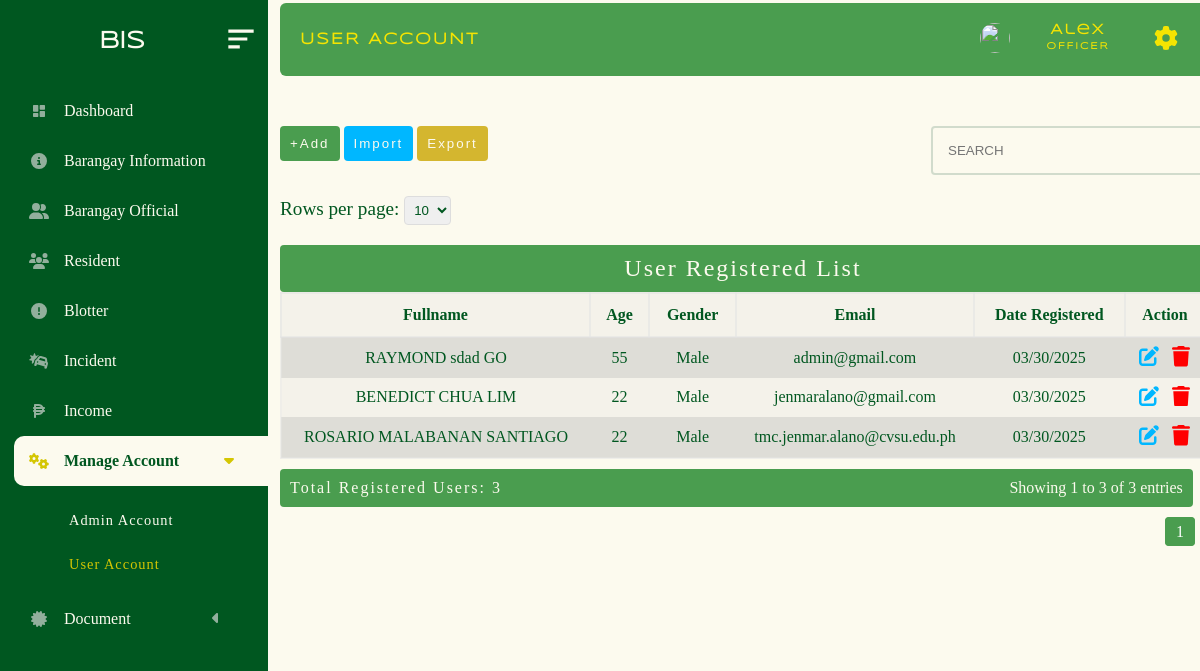
The page /administrator/admin_panel/user_registered.php (signed in) on the database its author committed.
### tables this page shows
CREATE TABLE `user_account` (
  `firstname` varchar(200) NOT NULL,
  `middlename` varchar(200) NOT NULL,
  `lastname` varchar(200) NOT NULL,
  `email` varchar(200) NOT NULL,
  `password` varchar(200) NOT NULL,
  `gender` varchar(200) NOT NULL,
  `age` int(11) NOT NULL,
  `birthday` date NOT NULL,
  `date_registered` date NOT NULL,
  `house_no` varchar(200) NOT NULL,
  `sitio_pook` varchar(200) NOT NULL,
  `contact_no` varchar(200) NOT NULL,
  `profile` varchar(200) NOT NULL,
  `user_id` int(11) NOT NULL
);

### administrator/admin_panel/user_register_folder/table.php (the view, shortened to what this page needs)
<!DOCTYPE html>
<html lang="en">
<head>
</head>
<body>
    <?php
    require("../../database/conn_db.php");
    $page = isset($_GET['page']) ? max(1, (int)$_GET['page']) : 1;
    $limit = isset($_GET['limit']) ? max(1, (int)$_GET['limit']) : 10;
    $offset = ($page - 1) * $limit;
    $countQuery = "SELECT COUNT(*) AS total FROM user_account";
    $countResult = $conn->query($countQuery);
    $totalRows = $countResult->fetch_assoc()['total'];
    $totalPages = max(1, ceil($totalRows / $limit));
    $startRow = ($page - 1) * $limit + 1;
    $endRow = min($page * $limit, $totalRows);
    $sql = "SELECT * FROM user_account ORDER BY user_id DESC LIMIT $limit OFFSET $offset";
    $result = $conn->query($sql);
    ?>
    <?php if ($result->num_rows > 0): ?>
    <div class="limit-selector">
        <form method="GET" action="">
            <label for="limit">Rows per page:</label>
            <select name="limit" id="limit" onchange="this.form.submit()">
                <option value="10" <?php if ($limit == 10) echo 'selected'; ?>>10</option>
            </select>
        </form>
    </div>
    <table>
        <caption>User Registered List</caption>
        <tr>
            <th>Fullname</th>
            <th>Age</th>
            <th>Gender</th>
            <th>Email</th>
            <th>Date Registered</th>
            <th>Action</th>
        </tr>
        <?php
        while($row = $result->fetch_assoc()) {
            $firstname =$row["firstname"];
            $middlename =$row["middlename"];
            $lastname =$row["lastname"];
            $gender =$row["gender"];
            $age =$row["age"];
            $email =$row["email"];
            $date_registered=$row["date_registered"];
        ?>
        <tr class="table_hover">
            <td><?php echo $firstname . " " . $middlename . " " . $lastname; ?></td>
            <td><?php echo $age; ?></td>
            <td><?php echo $gender; ?></td>
            <td><?php echo $email; ?></td>
            <td><?php echo date('m/d/Y', strtotime($date_registered)); ?></td>
            <td>
                <div id="form_up_del_official">
                    <button id="update_official_btn" class="update_btn_register" data-id="<?php echo $row["user_id"]; ?>">
                    </button>
                    <button id="delete_official_btn" class="delete_btn_blotter_user" data-id="<?php echo $row["user_id"]; ?>">
                    </button>
                </div>
            </td>
        </tr>
        <?php } ?>
    </table>
    <div class="table-footer">
        <div class="total-count">Total Registered Users: <?php echo $totalRows; ?></div>
        <div class="pagination-info">
            Showing <?php echo $startRow; ?> to <?php echo $endRow; ?> of <?php echo $totalRows; ?> entries
        </div>
    </div>
    <div class="pagination">
        <?php for ($i = 1; $i <= $totalPages; $i++): ?>
            <a href="?page=<?php echo $i; ?>&limit=<?php echo $limit; ?>" class="<?php echo $i == $page ? 'active' : ''; ?>">
                <?php echo $i; ?>
            </a>
        <?php endfor; ?>
    </div>
    <?php endif; ?>
            <?php include("user_register_folder/update_user.php"); ?>
</body>
</html>

### administrator/admin_panel/style.css/mian.stylecss.css (style rules this page uses)
* { margin: 0px; padding: 0px; box-sizing: content-box; list-style-type: none ; }
html { scroll-behavior: smooth; }
:root { --bg-color: #FCFAEE; --2nd-bg-color:#4A9D4f; --sub-bg-color: #005720 ; --1st-text-color: #005720 ; --2nd-text-color: rgb(53, 53, 53); --3rd-text-color: #FCFAEE; --btn-color: #F5E402; --other-color :rgb(0, 183, 255); }
body { background-color: var(--bg-color); position: relative; min-height: 100%; width: 100%; overflow: scroll; overflow-x: hidden; }

### administrator/admin_panel/style.css/user.registration.css (style rules this page uses)
* { margin: 0px; padding: 0px; box-sizing: content-box; list-style-type: none ; }
:root { --bg-color: #FCFAEE; --2nd-bg-color:#4A9D4f; --sub-bg-color: #005720 ; --1st-text-color: #005720 ; --2nd-text-color: rgb(53, 53, 53); --3rd-text-color: #FCFAEE; --btn-color: #d4b62f; --other-color :rgb(0, 183, 255); }
body { background-repeat: no-repeat; background-size: cover; background-color: #FCFAEE; }
table { border: 2px solid rgba(228, 228, 228, 0.39); margin-left: 40px; margin-top: 20px; background-color: rgba(226, 226, 226, 0.322); width: 77vw; border-collapse: collapse; transition: all 0.5s ease; border-radius:4px; font-family: "sub_text"; color: var(--1st-text-color); }
table td { padding: 5px; text-align: center; }
table th { border: 2px solid rgba(226, 226, 226, 0.562); padding: 12px; }
table tr:nth-child(even) { background-color: #a7a5a548; }
caption { font-size: 2vw; letter-spacing: 2px; background-color: var(--2nd-bg-color); padding-bottom: 10px; padding-top: 10px; color: var(--bg-color); border-radius: 4px; }
.pagination { margin: 0px 0; float: right; margin-right: 0px; padding-bottom: 60px; margin-left: 20px; }
.pagination a { margin: 0 5px; padding: 5px 10px; text-decoration: none; color: var(--1st-text-color); border: 1px solid #ddd; border-radius: 4px; line-height: 50px; }
.pagination a.active { background-color: var(--2nd-bg-color); color: white; border: 1px solid var(--2nd-bg-color); }
.limit-selector { margin-top: 100px; padding-left: 40px; color: #005720; font-family: "sub_text"; transition: all 0.5s ease; font-size: 1.2rem; }
.limit-selector select { padding: 5px; border-radius: 4px; border: 1px solid #ddd; width: max-content; color: #005720; }
#form_up_del_official { display: flex; justify-content:space-evenly ; align-items: center; }
#update_official_btn { color: var(--bg-color); cursor: pointer; padding: 3px 5px 3px 5px; background-color: transparent; border-radius: 4px; font-size: 0.9rem; outline: none; border: none; }
#update_official_btn svg { width: 20px; fill: var(--other-color); }
#delete_official_btn { color: var(--bg-color); cursor: pointer; padding: 3px 5px 3px 5px; background-color: transparent; border-radius: 4px; border: 1px solid rgb(197, 197, 197); outline: none; border: none; font-size: 0.9rem; }
#delete_official_btn svg { width: 18px; fill: red; }
* { margin: 0px; padding: 0px; box-sizing: content-box; }
html { scroll-behavior: smooth; }
:root { --bg-color:#FCFAEE; --2nd-bg-color:#4A9D4f; --sub-bg-color: #005720 ; --1st-text-color: #005720 ; --2nd-text-color: rgb(53, 53, 53); --3rd-text-color: #FCFAEE; --btn-color: #F5E402; --other-color :rgb(0, 183, 255); }
body::before { opacity: 10%; }
body { background-size: cover; overflow-x: hidden; }
@media only screen and (min-width: 320px ) { body { overflow-x: hidden; } }
@media only screen and (min-width: 481px ) { body { overflow-x: hidden; } }
@media only screen and (min-width: 601px ) { body { overflow-x: hidden; } }
@media only screen and (min-width: 769px ) { body { background-size: cover; overflow-x: hidden; } }

### administrator/admin_panel/user_register_folder/user_register.css (style rules this page uses)
* { margin: 0px; padding: 0px; box-sizing: content-box; list-style-type: none ; }
html { scroll-behavior: smooth; }
:root { --bg-color:#FCFAEE; --2nd-bg-color:#4A9D4f; --sub-bg-color: #005720 ; --1st-text-color: #005720 ; --2nd-text-color: rgb(53, 53, 53); --3rd-text-color: #FCFAEE; --btn-color: #F5E402; --other-color :rgb(0, 183, 255); }

### administrator/admin_panel/user_register_folder/import_temp.php (style rules this page uses)
* { margin: 0px; padding: 0px; box-sizing: content-box; list-style-type: none; }
:root { --bg-color: #FCFAEE; --2nd-bg-color: #4A9D4f; --sub-bg-color: #005720; --1st-text-color: #005720; --2nd-text-color: rgb(53, 53, 53); --3rd-text-color: #FCFAEE; --btn-color: #d4b62f; --other-color: rgb(0, 183, 255); }

### rows shown on the page
user_account: firstname "RAYMOND", middlename "sdad", lastname "GO", age "55", gender "Male", email "admin@gmail.com", date_registered "03/30/2025"
user_account: firstname "BENEDICT", middlename "CHUA", lastname "LIM", age "22", gender "Male", email "jenmaralano@gmail.com", date_registered "03/30/2025"
user_account: firstname "ROSARIO", middlename "MALABANAN", lastname "SANTIAGO", age "22", gender "Male", email "tmc.jenmar.alano@cvsu.edu.ph", date_registered "03/30/2025"

### other values the page prints
$totalRows "3"
$startRow "1"
$endRow "3"
